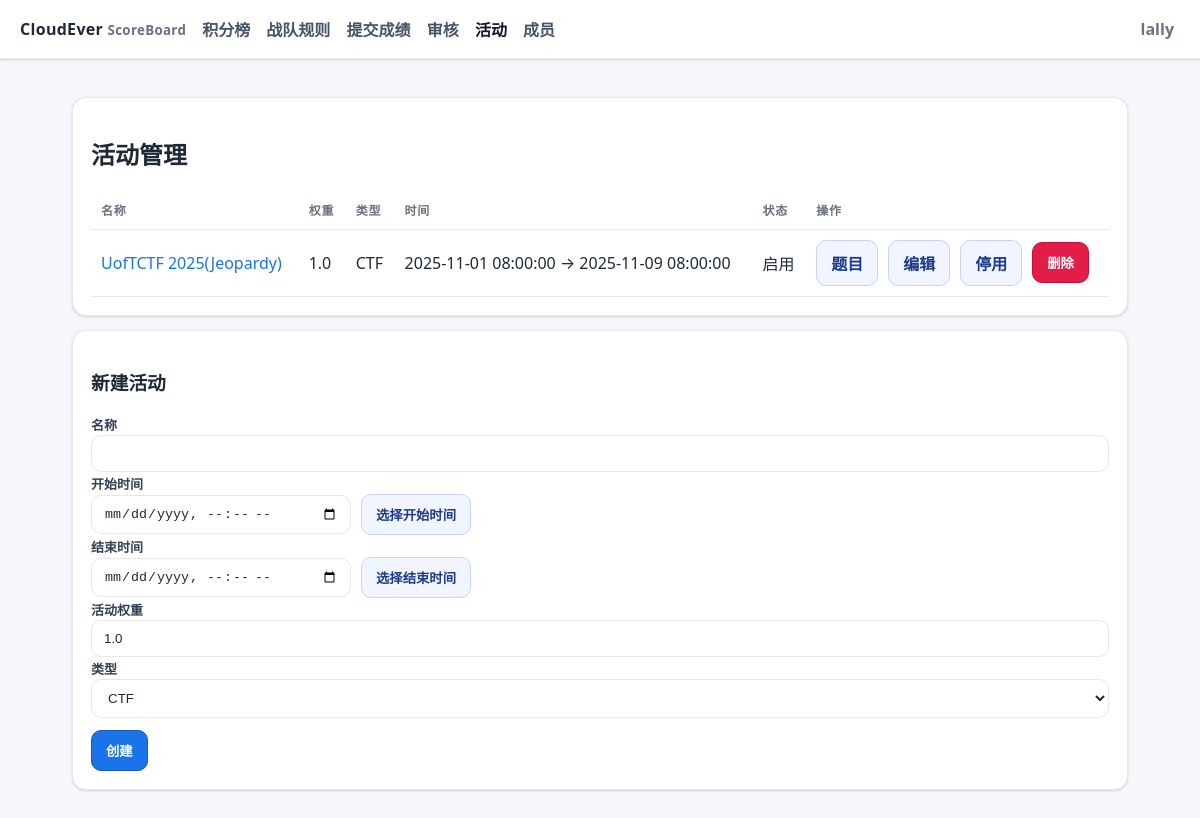
/admin/events (signed in), run on the app's committed database.
### ceboard/models.py (models this page shows)
class User(Base):
    __tablename__ = "users"
    id = Column(Integer, primary_key=True)
    username = Column(String, unique=True, nullable=False)
    password_hash = Column(String, nullable=False)
    role = Column(String, default="member")  # 'admin' | 'reviewer' | 'member'
    team_type = Column(String, default="sub")  # 'main' or 'sub'
    is_active = Column(Boolean, default=True)
    is_deleted = Column(Boolean, default=False)
    avatar_filename = Column(String, nullable=True)
    submissions = relationship("Submission", back_populates="user")

class Event(Base):
    __tablename__ = "events"
    id = Column(Integer, primary_key=True)
    name = Column(String, nullable=False)
    start_time = Column(DateTime(timezone=True))
    end_time = Column(DateTime(timezone=True))
    weight = Column(Float, default=1.0)
    is_reproduction = Column(Boolean, default=False)
    is_active = Column(Boolean, default=True)
    allow_wp_only = Column(Boolean, default=False)  # 允许仅提交WP，由管理员在审核时手动给分
    is_deleted = Column(Boolean, default=False)
    event_type_id = Column(Integer, ForeignKey("event_types.id"), nullable=True)
    challenges = relationship("Challenge", back_populates="event", cascade="all,delete")
    submissions = relationship("Submission", back_populates="event")
    event_type = relationship("EventType")

### ceboard/routers/admin.py (the view)
@router.get("/admin/events", response_class=HTMLResponse)
def admin_events(request: Request, db = Depends(get_db), current_user = Depends(get_current_user)):
    require_admin_or_reviewer(current_user)
    events = db.query(Event).filter(Event.is_deleted == False).all()
    types = db.query(EventType).filter(EventType.is_deleted == False, EventType.is_active == True).order_by(EventType.name.asc()).all()
    now = datetime.now(TZ)
    return render_template("admin_events.html", title="活动管理", current_user=current_user, events=events, year=now.year, month=now.month, types=types)

### templates/admin_events.html (shortened to what this page needs)
{% extends 'base.html' %}
{% block content %}
<div class="card">
  <h2>活动管理</h2>
  <table>
    <thead><tr><th>名称</th><th>权重</th><th>类型</th><th>时间</th><th>状态</th><th>操作</th></tr></thead>
    <tbody>
    {% for e in events %}
      <tr>
  <td><a href="/admin/events/{{ e.id }}">{{ e.name }}</a></td>
        <td>{{ e.weight }}</td>
        <td>{{ e.event_type.name if e.event_type else ( '复现' if e.is_reproduction else 'CTF' ) }}</td>
        <td>{{ e.start_time }} → {{ e.end_time }}</td>
        <td>{{ '启用' if e.is_active else '停用' }}</td>
        <td class="row">
          <a class="btn secondary" href="/admin/events/{{ e.id }}/challenges">题目</a>
          <a class="btn secondary" href="/admin/events/{{ e.id }}/edit">编辑</a>
          <a class="btn secondary" href="#" onclick="document.getElementById('evt_toggle_{{ e.id }}').submit(); return false;">{{ '停用' if e.is_active else '启用' }}</a>
          <form method="post" action="/admin/events/{{ e.id }}/delete" style="display:inline" onsubmit="return confirm('移入垃圾箱？可在垃圾箱中恢复或彻底删除');">
            <button class="btn warn" type="submit">删除</button>
          </form>
        </td>
      </tr>
    {% else %}
      <tr><td colspan="6" class="muted">暂无活动</td></tr>
    {% endfor %}
    </tbody>
  </table>
</div>
<div class="card">
  <h3>新建活动</h3>
  <form method="post" action="/admin/events/create">
    <label>名称</label>
    <input name="name" required />
    <label>开始时间</label>
    <div class="row">
      <input id="start" name="start" type="datetime-local" style="max-width:260px" />
      <button class="btn secondary" type="button" onclick="document.getElementById('start').showPicker && document.getElementById('start').showPicker()">选择开始时间</button>
    </div>
    <label>结束时间</label>
    <div class="row">
      <input id="end" name="end" type="datetime-local" style="max-width:260px" />
      <button class="btn secondary" type="button" onclick="document.getElementById('end').showPicker && document.getElementById('end').showPicker()">选择结束时间</button>
    </div>
    <label>活动权重</label>
    <input name="weight" value="1.0" />
    <label>类型</label>
    <select name="event_type_id">
      {% for t in types %}
        <option value="{{ t.id }}">{{ t.name }}</option>
      {% endfor %}
    </select>
    <div style="margin-top:12px"><button class="btn" type="submit">创建</button></div>
  </form>
</div>
{% endblock %}

### templates/base.html (shortened to what this page needs)
<!doctype html>
<html lang="zh-CN">
<head>
</head>
<body>
  <header>
    <div class="brand">CloudEver <small>ScoreBoard</small></div>
    <div class="nav">
  <a href="/">积分榜</a>
      <a href="/rules">战队规则</a>
      <a href="/submit">提交成绩</a>
      {% if current_user and (current_user.role == 'admin' or current_user.role == 'reviewer') %}
        <a href="/admin/review">审核</a>
        <a href="/admin/events">活动</a>
      {% endif %}
      {% if current_user and (current_user.role == 'admin' or current_user.role == 'reviewer') %}
        <a href="/admin/users">成员</a>
      {% endif %}
    </div>
    <div style="margin-left:auto">
      {% if current_user %}
        <div class="user-menu" id="userMenu">
          <div class="user-trigger" id="userTrigger">
            <span class="muted" style="font-weight:600">{{ current_user.username }}</span>
          </div>
        </div>
      {% else %}
        <a class="btn secondary" href="/auth/login">登录</a>
        <a class="btn" style="margin-left:8px" href="/auth/register">注册</a>
      {% endif %}
    </div>
  </header>
  <div class="wrap">
    {% block content %}{% endblock %}
  </div>
</body>
</html>

### templates/base.html (style rules this page uses)
:root { --bg:#f6f7fb; --surface:#ffffff; --border:#e7e8ee; --text:#1f2937; --muted:#6b7280; --accent:#1a73e8; --accent-2:#185abc; --success:#16a34a; --warn:#e11d48; --shadow:0 1px 2px rgba(16,24,40,.06), 0 1px 3px rgba(16,24,40,.1); }
* { box-sizing:border-box }
html,body { height:100% }
body { font-family: ui-sans-serif, system-ui, -apple-system, Segoe UI, Roboto, 'Noto Sans SC', Arial; margin:0; color:var(--text); background:var(--bg); }
header { position:sticky; top:0; z-index:10; display:flex; align-items:center; gap:16px; padding:12px 20px; background:var(--surface); border-bottom:1px solid var(--border); box-shadow: var(--shadow); }
.brand { font-weight:800; letter-spacing:.3px }
.brand small { color:var(--muted); font-weight:600 }
.nav a { margin-right:12px; color:#475569; text-decoration:none; font-weight:600; padding:8px 0 }
.nav a.active { color:#111827 }
.wrap { max-width:1100px; margin:0 auto; padding:24px 22px }
.card { position:relative; margin:14px 0; padding:18px 18px; background:var(--surface); border:1px solid var(--border); border-radius:14px; box-shadow: var(--shadow); }
.row { display:flex; gap:10px; align-items:center; flex-wrap:wrap }
.muted { color:var(--muted) }
a { color:var(--accent); text-decoration:none }
.btn { display:inline-flex; align-items:center; justify-content:center; gap:8px; background:var(--accent); color:#fff; font-weight:700; border:1px solid var(--accent-2); padding:10px 14px; border-radius:10px; cursor:pointer }
.btn.secondary { background:#f1f5ff; color:#1e3a8a; border:1px solid #c7d2fe }
.btn.warn { background:var(--warn); color:#fff; border-color:#be123c }
input,select,textarea { width:100%; padding:10px 12px; border-radius:10px; border:1px solid var(--border); background:#fff; color:var(--text) }
label { font-weight:700; font-size:13px; color:#334155 }
table { width:100%; border-collapse:separate; border-spacing:0; background:#fff }
thead th { font-size:12px; text-transform:uppercase; letter-spacing:.06em; color:#6b7280 }
th,td { padding:10px 10px; border-bottom:1px solid var(--border); text-align:left }
.user-menu { position:relative }
.user-trigger { display:flex; align-items:center; gap:8px; padding:6px; border-radius:999px; cursor:pointer }

### data on the page
User: username "lally"
Event: name "UofTCTF 2025(Jeopardy)", weight "1.0", event_type "CTF", start_time "2025-11-01 08:00:00", end_time "2025-11-09 08:00:00", is_active "启用", is_active "停用"

### other printed values
form field event_type_id "CTF"
